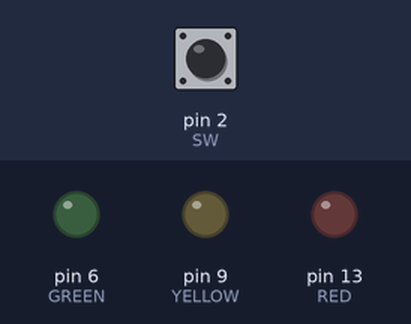
A sketch run on a simulated Arduino Uno, built with avr-gcc and run on an emulated ATmega328P. Shown: output pins drawn as LEDs (lit = HIGH). The inputs (shaded band) are chosen by the test bench; at power-on: pin 2 (SW) LOW.

Above: at 1.2 s.
1.3 s: pin 2 (SW) pulled HIGH for 0.15 s
At 1.8 s:
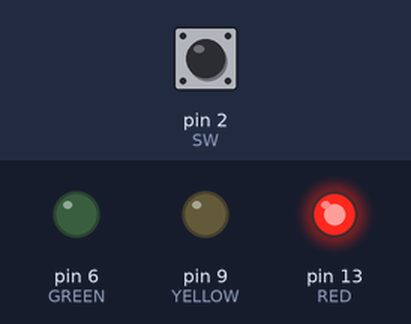
4.4 s: pin 2 (SW) pulled HIGH for 3.2 s
At 6.1 s:
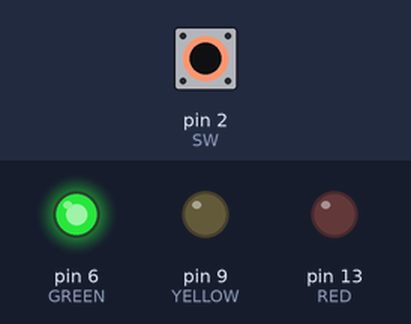
At 10.1 s:
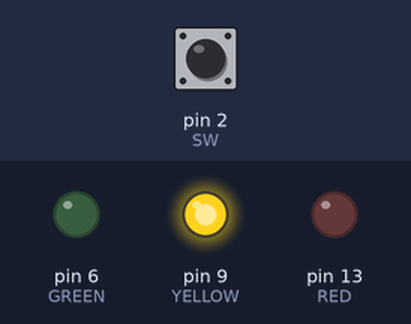
Timing chart, 0 to 13.8 s (numbered marks = the images above; inputs shaded):
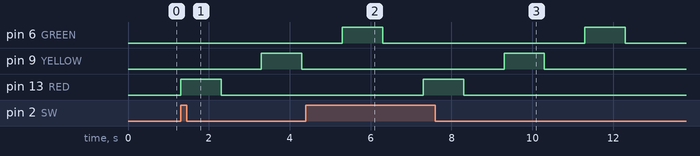

Measured:
- after the input at 1.3 s, pin 9 (YELLOW): LOW → HIGH after 2.0 s, → LOW 1.0 s later; pin 13 (RED): LOW → HIGH at once, → LOW 1.0 s later
- after the input at 4.4 s, pin 9 (YELLOW): LOW → HIGH after 4.9 s, → LOW 1.0 s later; pin 13 (RED): LOW → HIGH after 2.9 s, → LOW 1.0 s later
- by itself, pin 6 (GREEN): alternates HIGH for 1.0 s and LOW for 5.0 s

The sketch:

switch_multiled.ino
```cpp
/*
*/

const int SW = 2;
const int RED = 13;
const int YELLOW = 9;
const int GREEN = 6;

int buttonState = 0;

void setup()
{
  pinMode(SW, INPUT);
  pinMode(RED, OUTPUT);
  pinMode(YELLOW, OUTPUT);
  pinMode(GREEN, OUTPUT);
}

void loop()
{

  // read the state of the pushbutton value
  buttonState = digitalRead(SW);
  // check if pushbutton is pressed.  if it is, the
  // buttonState is HIGH
  if (buttonState == HIGH) {
    digitalWrite(RED, HIGH);
  	delay(1000);
 	digitalWrite(RED, LOW);
  	delay(1000);
  	digitalWrite(YELLOW, HIGH);
  	delay(1000);
  	digitalWrite(YELLOW, LOW);
  	delay(1000);
  	digitalWrite(GREEN, HIGH);
    delay(1000);
    digitalWrite(GREEN, LOW);
    delay(1000);

    } else {
    // turn LED off
    digitalWrite(RED, LOW);
    digitalWrite(YELLOW, LOW);
    digitalWrite(GREEN, LOW);
  }
}
```
